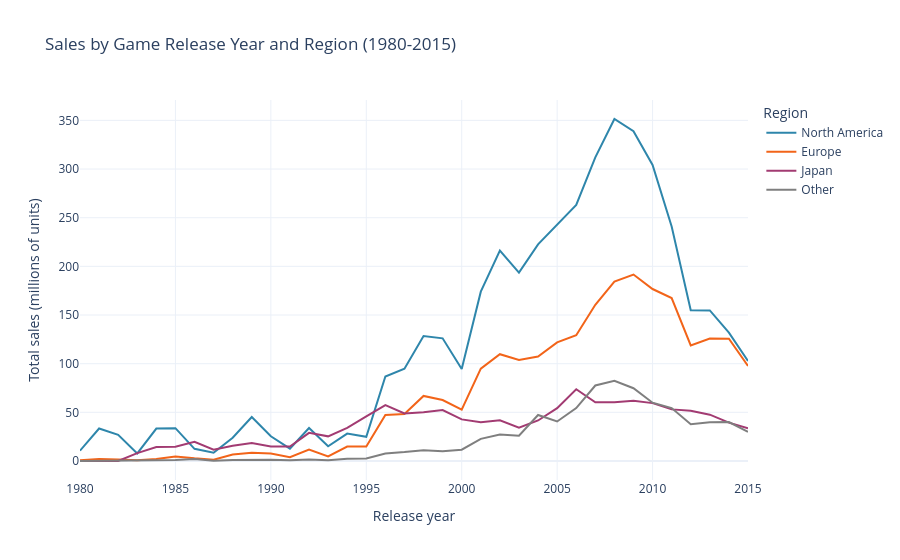

The notebook cell saved with this chart:
### Code cell
year_long = year_region.melt(id_vars='year', var_name='region', value_name='sales')

fig_year = px.line(
    year_long,
    x='year',
    y='sales',
    color='region',
    color_discrete_map=region_colors,
    title='Sales by Game Release Year and Region (1980-2015)',
    labels={'year': 'Release year', 'sales': 'Total sales (millions of units)', 'region': 'Region'}
)

fig_year.update_layout(template='plotly_white')
fig_year.show()

### Figure 1 — Plotly figure (JSON) as saved in the notebook; plotly's stock layout.template omitted (floating-point values rounded to 4 significant figures)
{"data": [{"hovertemplate": "Region=North America<br>Release year=%{x}<br>Total sales (millions of units)=%{y}<extra></extra>", "legendgroup": "North America", "line": {"color": "#2E86AB", "dash": "solid"}, "marker": {"symbol": "circle"}, "mode": "lines", "name": "North America", "orientation": "v", "showlegend": true, "type": "scatter", "x": [1980, 1981, 1982, 1983, 1984, 1985, 1986, 1987, 1988, 1989, 1990, 1991, 1992, 1993, 1994, 1995, 1996, 1997, 1998, 1999, 2000, 2001, 2002, 2003, 2004, 2005, 2006, 2007, 2008, 2009, 2010, 2011, 2012, 2013, 2014, 2015], "xaxis": "x", "y": [10.59, 33.4, 26.92, 7.76, 33.28, 33.73, 12.5, 8.46, 23.87, 45.15, 25.46, 12.76, 33.87, 15.12, 28.15, 24.82, 86.76, 94.75, 128.4, 126.1, 94.49, 174.0, 216.2, 193.6, 222.6, 242.6, 263.1, 312.1, 351.4, 338.9, 304.2, 241.1, 155.0, 154.8, 132.0, 102.8], "yaxis": "y"}, {"hovertemplate": "Region=Europe<br>Release year=%{x}<br>Total sales (millions of units)=%{y}<extra></extra>", "legendgroup": "Europe", "line": {"color": "#F26419", "dash": "solid"}, "marker": {"symbol": "circle"}, "mode": "lines", "name": "Europe", "orientation": "v", "showlegend": true, "type": "scatter", "x": [1980, 1981, 1982, 1983, 1984, 1985, 1986, 1987, 1988, 1989, 1990, 1991, 1992, 1993, 1994, 1995, 1996, 1997, 1998, 1999, 2000, 2001, 2002, 2003, 2004, 2005, 2006, 2007, 2008, 2009, 2010, 2011, 2012, 2013, 2014, 2015], "xaxis": "x", "y": [0.67, 1.96, 1.65, 0.8, 2.1, 4.74, 2.84, 1.41, 6.59, 8.44, 7.63, 3.95, 11.71, 4.65, 14.88, 14.9, 47.26, 48.32, 66.9, 62.67, 52.75, 94.89, 109.7, 103.8, 107.3, 121.9, 129.2, 160.5, 184.4, 191.6, 176.7, 167.4, 118.8, 125.8, 125.7, 97.71], "yaxis": "y"}, {"hovertemplate": "Region=Japan<br>Release year=%{x}<br>Total sales (millions of units)=%{y}<extra></extra>", "legendgroup": "Japan", "line": {"color": "#A23B72", "dash": "solid"}, "marker": {"symbol": "circle"}, "mode": "lines", "name": "Japan", "orientation": "v", "showlegend": true, "type": "scatter", "x": [1980, 1981, 1982, 1983, 1984, 1985, 1986, 1987, 1988, 1989, 1990, 1991, 1992, 1993, 1994, 1995, 1996, 1997, 1998, 1999, 2000, 2001, 2002, 2003, 2004, 2005, 2006, 2007, 2008, 2009, 2010, 2011, 2012, 2013, 2014, 2015], "xaxis": "x", "y": [0, 0, 0, 8.1, 14.27, 14.56, 19.81, 11.63, 15.76, 18.36, 14.88, 14.78, 28.91, 25.33, 33.99, 45.75, 57.44, 48.87, 50.04, 52.34, 42.77, 39.86, 41.76, 34.2, 41.65, 54.28, 73.73, 60.29, 60.26, 61.89, 59.49, 53.04, 51.74, 47.59, 39.46, 33.72], "yaxis": "y"}, {"hovertemplate": "Region=Other<br>Release year=%{x}<br>Total sales (millions of units)=%{y}<extra></extra>", "legendgroup": "Other", "line": {"color": "#7F7F7F", "dash": "solid"}, "marker": {"symbol": "circle"}, "mode": "lines", "name": "Other", "orientation": "v", "showlegend": true, "type": "scatter", "x": [1980, 1981, 1982, 1983, 1984, 1985, 1986, 1987, 1988, 1989, 1990, 1991, 1992, 1993, 1994, 1995, 1996, 1997, 1998, 1999, 2000, 2001, 2002, 2003, 2004, 2005, 2006, 2007, 2008, 2009, 2010, 2011, 2012, 2013, 2014, 2015], "xaxis": "x", "y": [0.12, 0.32, 0.31, 0.14, 0.7, 0.92, 1.93, 0.2, 0.99, 1.5, 1.4, 0.74, 1.65, 0.89, 2.2, 2.64, 7.69, 9.13, 11.03, 10.05, 11.62, 22.76, 27.28, 26.01, 47.29, 40.58, 54.43, 77.6, 82.39, 74.77, 59.9, 54.39, 37.82, 39.82, 40.02, 30.01], "yaxis": "y"}], "layout": {"legend": {"title": {"text": "Region"}, "tracegroupgap": 0}, "title": {"text": "Sales by Game Release Year and Region (1980-2015)"}, "xaxis": {"anchor": "y", "domain": [0, 1], "title": {"text": "Release year"}}, "yaxis": {"anchor": "x", "domain": [0, 1], "title": {"text": "Total sales (millions of units)"}}}}
